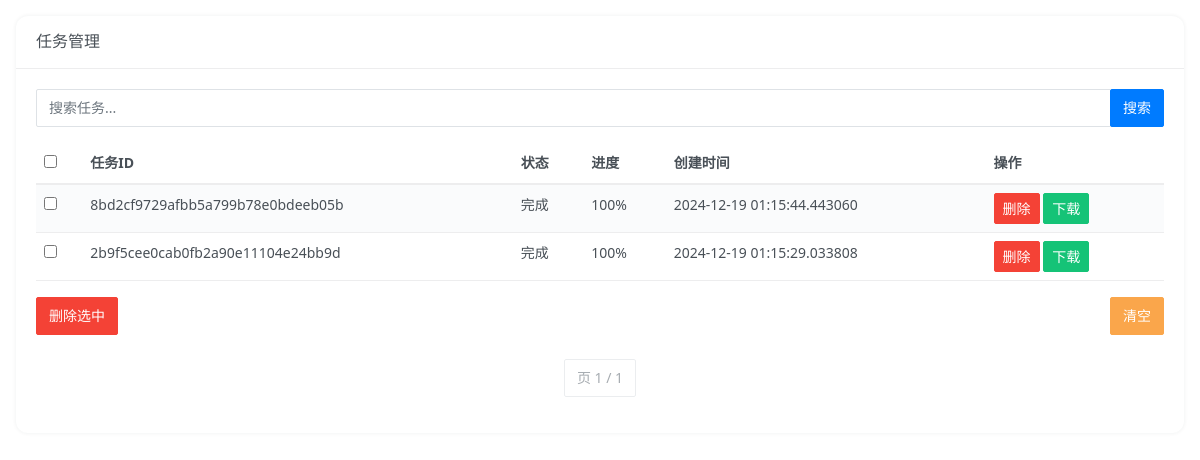
The app's page /admin/task/Task_Management (signed in) with its own data.
### tables this page shows
CREATE TABLE "tasks" (
  "id" INTEGER NOT NULL PRIMARY KEY AUTOINCREMENT,
  "task_id" TEXT NOT NULL,
  "status" TEXT,
  "progress" INTEGER,
  "timestamp" DATETIME,
  "results" TEXT,
  UNIQUE ("task_id" ASC)
);

### web/server.py (the view)
@app.route('/admin/task/Task_Management', methods=['GET', 'POST'])
def admin_task_Management():
    token = request.cookies.get('auth_token')
    user_data = verify_token(token)
    if user_data:
        token = request.cookies.get('auth_token')
        user_data = verify_token(token)
        if not user_data:
            return redirect(url_for('admin_login'))
        page = int(request.args.get('page', 1))
        search = request.args.get('search', '')
        conn = get_db()
        conn.row_factory = sqlite3.Row
        cursor = conn.cursor()
        cursor.execute('SELECT COUNT(*) FROM tasks WHERE task_id LIKE ?', ('%' + search + '%',))
        total_tasks = cursor.fetchone()[0]
        per_page = 20
        total_pages = (total_tasks + per_page - 1) // per_page
        offset = (page - 1) * per_page
        cursor.execute('''
            SELECT * FROM tasks
            WHERE task_id LIKE ?
            ORDER BY id DESC
            LIMIT ? OFFSET ?
        ''', ('%' + search + '%', per_page, offset))
        tasks = cursor.fetchall()
        return render_template('admin/task/Task_Management.html',
                               tasks=tasks,
                               current_page=page,
                               total_pages=total_pages)
        return redirect(url_for('admin_login'))

### web/server.py (called while the page is built)
def verify_token(token):
    try:
        payload = jwt.decode(token, current_app.config['SECRET_KEY'], algorithms=['HS256'])
        return payload  # 返回payload信息
    except jwt.ExpiredSignatureError:
        return None  # Token过期
    except jwt.InvalidTokenError:
        return None  # Token无效

def get_db():
    conn = sqlite3.connect('tasks.db')
    conn.row_factory = sqlite3.Row  # Allows for column access by name
    return conn

### web/templates/admin/task/Task_Management.html (shortened to what this page needs)
<!DOCTYPE html>
<html lang="zh">
	<head>
		<link rel="stylesheet" type="text/css"
			href="{{ url_for('static', filename='css/materialdesignicons.min.css') }}">
		<link rel="stylesheet" type="text/css" href="{{ url_for('static', filename='css/bootstrap.min.css') }}">
		<link rel="stylesheet" type="text/css" href="{{ url_for('static', filename='css/style.min.css') }}">
	</head>
	<body>
		<div class="container-fluid">
			<div class="row">
				<div class="col-lg-12">
					<div class="card">
						<header class="card-header">
							<div class="card-title">任务管理</div>
						</header>
						<div class="card-body">
							<form method="get" class="mb-3">
								<div class="input-group">
									<input type="text" class="form-control" placeholder="搜索任务..." name="search"
										value="{{ request.args.get('search', '') }}">
									<div class="input-group-append">
										<button class="btn btn-primary" type="submit">搜索</button>
									</div>
								</div>
							</form>
							<form id="task-form" method="post">
								<div class="table-responsive">
									<table class="table table-striped">
										<thead>
											<tr>
												<th><input type="checkbox" id="select-all"></th>
												<th>任务ID</th>
												<th>状态</th>
												<th>进度</th>
												<th>创建时间</th>
												<th>操作</th>
											</tr>
										</thead>
										<tbody>
											{% for task in tasks %}
											<tr>
												<td><input type="checkbox" name="selected_ids" value="{{ task.id }}">
												</td>
												<td>{{ task.task_id }}</td>
												<td>{{ task.status }}</td>
												<td>{{ task.progress }}%</td>
												<td>{{ task.timestamp }}</td>
												<td>
													<button class="btn btn-danger btn-sm delete-task"
														data-task-id="{{ task.id }}">删除</button>
													<a href="{{ url_for('admin_task_download', task_id=task.task_id) }}"
														class="btn btn-success btn-sm">下载</a>
												</td>
											</tr>
											{% endfor %}
										</tbody>
									</table>
								</div>
								<div class="d-flex justify-content-between">
									<button type="button" class="btn btn-danger" id="delete-selected">删除选中</button>
									<button type="button" class="btn btn-warning" id="clear-all">清空</button>
								</div>
							</form>
							<nav aria-label="Page navigation">
								<ul class="pagination justify-content-center mt-4">
									<li class="page-item disabled"><span class="page-link">页 {{ current_page }} /
											{{ total_pages }}</span></li>
								</ul>
							</nav>
						</div>
					</div>
				</div>
			</div>
		</div>
	</body>
</html>

### records on screen
tasks: task_id "8bd2cf9729afbb5a799b78e0bdeeb05b", status "完成", progress "100", timestamp "2024-12-19 01:15:44.443060"
tasks: task_id "2b9f5cee0cab0fb2a90e11104e24bb9d", status "完成", progress "100", timestamp "2024-12-19 01:15:29.033808"

### other values on screen
{{ current_page }} "1"
{{ total_pages }} "1"
